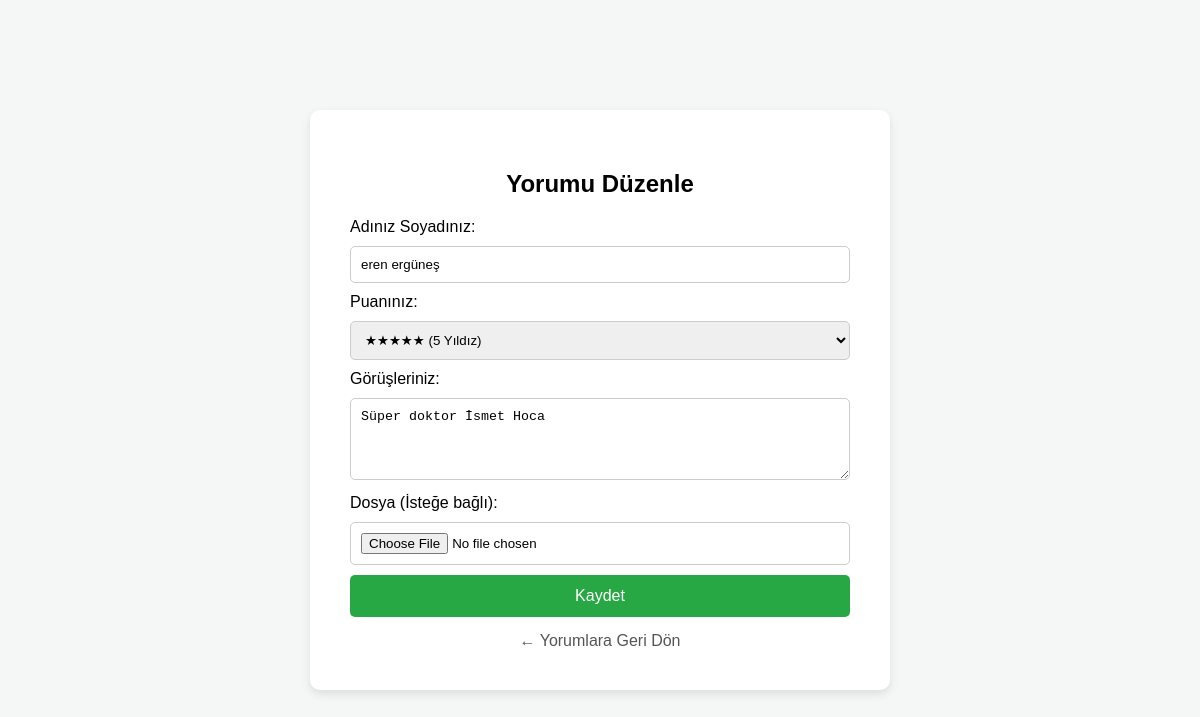
Page /yorum-duzenle/3/ (signed in) on the committed database.
### hasta_yonetim/models.py (models this page shows, shortened)
class HastaYorumu(models.Model):
    ad_soyad = models.CharField(max_length=100)
    PUAN_SECENEKLERI = [
        (1, '★☆☆☆☆ (1 Yıldız)'),
        (2, '★★☆☆☆ (2 Yıldız)'),
        (3, '★★★☆☆ (3 Yıldız)'),
        (4, '★★★★☆ (4 Yıldız)'),
        (5, '★★★★★ (5 Yıldız)'),
    ]
    puan = models.IntegerField(choices=PUAN_SECENEKLERI, default=5)
    yorum = models.TextField()
    dosya = models.FileField(upload_to='yorum_dosyalari/', blank=True, null=True)
    yayinda = models.BooleanField(default=True)
    olusturulma_tarihi = models.DateTimeField(auto_now_add=True)

### hasta_yonetim/views.py (the view)
# urls.py: path('yorum-duzenle/<int:id>/', views.yorum_duzenle, name='yorum-duzenle'),
def yorum_duzenle(request, id):
    yorum = get_object_or_404(HastaYorumu, id=id)
    if not request.user.is_staff:
        return redirect('hasta-yorumlari')
    if request.method == 'POST':
        form = HastaYorumuForm(request.POST, request.FILES, instance=yorum)
        if form.is_valid():
            form.save()
            return redirect('hasta-yorumlari')
    else:
        form = HastaYorumuForm(instance=yorum)
    return render(request, 'yorum_form.html', {'form': form, 'baslik': 'Yorumu Düzenle'})

### hasta_yonetim/forms.py
class HastaYorumuForm(forms.ModelForm):
    class Meta:
        model = HastaYorumu
        fields = ['ad_soyad', 'puan', 'yorum', 'dosya']
        labels = {
            'ad_soyad': 'Adınız Soyadınız',
            'puan': 'Memnuniyet Puanınız',
            'yorum': 'Görüşleriniz',
            'dosya': 'Varsa Dosya/Fotoğraf Ekleyin (İsteğe bağlı)',
        }
        widgets = {
            'yorum': forms.Textarea(attrs={'rows': 4}),
        }

### templates/yorum_form.html (shortened to what this page needs)
<!DOCTYPE html>
<html lang="tr">
<head>
</head>
<body>
    <div class="form-box">
        <h2 style="text-align:center;">{{ baslik }}</h2>
        <form method="POST" enctype="multipart/form-data">
            <label>Adınız Soyadınız:</label>
            {{ form.ad_soyad }}
            <label>Puanınız:</label>
            {{ form.puan }}
            <label>Görüşleriniz:</label>
            {{ form.yorum }}
            <label>Dosya (İsteğe bağlı):</label>
            {{ form.dosya }}
            <button type="submit">Kaydet</button>
        </form>
        <a href="{% url 'hasta-yorumlari' %}" class="back-link">← Yorumlara Geri Dön</a>
    </div>
</body>
</html>

### templates/yorum_form.html (style rules this page uses)
body { font-family: sans-serif; background-color: #f4f7f6; display: flex; justify-content: center; align-items: center; height: 100vh; margin: 0; }
.form-box { background: white; padding: 40px; border-radius: 10px; box-shadow: 0 4px 10px rgba(0,0,0,0.1); width: 100%; max-width: 500px; }
input, select, textarea { width: 100%; padding: 10px; margin: 10px 0; border: 1px solid #ccc; border-radius: 5px; box-sizing: border-box; }
button { width: 100%; padding: 12px; background-color: #28a745; color: white; border: none; border-radius: 5px; font-size: 16px; cursor: pointer; }
.back-link { display: block; text-align: center; margin-top: 15px; text-decoration: none; color: #555; }

### rows in the picture
HastaYorumu: ad_soyad "eren ergüneş", puan "★★★★★ (5 Yıldız)", yorum "Süper doktor İsmet Hoca"

### other values in the picture
{{ baslik }} "Yorumu Düzenle"
